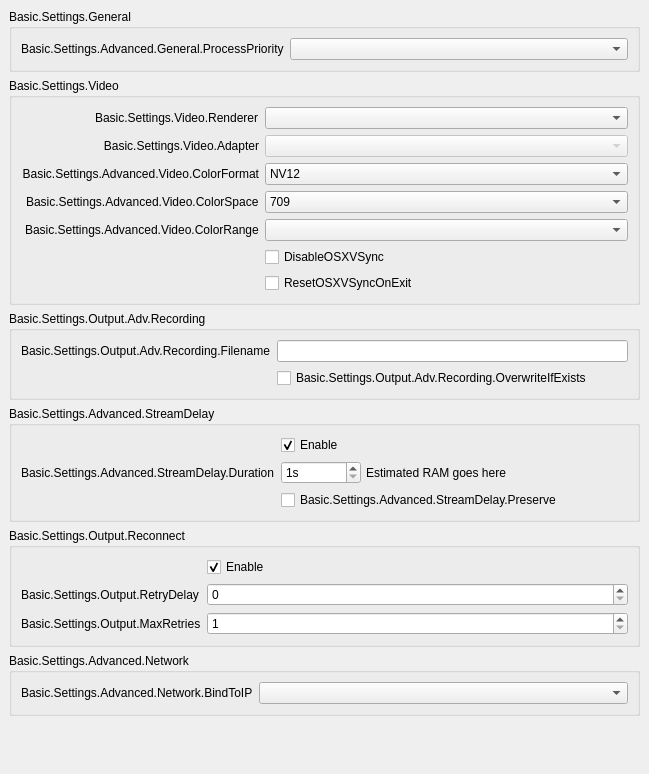
           <widget class="QWidget" name="scrollAreaWidgetContents">
            <property name="geometry">
             <rect>
              <x>0</x>
              <y>0</y>
              <width>649</width>
              <height>671</height>
             </rect>
            </property>
            <layout class="QVBoxLayout" name="verticalLayout_16">
             <property name="leftMargin">
              <number>0</number>
             </property>
             <property name="topMargin">
              <number>0</number>
             </property>
             <property name="rightMargin">
              <number>0</number>
             </property>
             <property name="bottomMargin">
              <number>9</number>
             </property>
             <item alignment="Qt::AlignTop">
              <widget class="QWidget" name="widget_11" native="true">
               <layout class="QVBoxLayout" name="verticalLayout_17">
                <item>
                 <widget class="QGroupBox" name="advancedGeneralGroupBox">
                  <property name="title">
                   <string>Basic.Settings.General</string>
                  </property>
                  <layout class="QFormLayout" name="formLayout_22">
                   <item row="0" column="0">
                    <widget class="QLabel" name="processPriorityLabel">
                     <property name="text">
                      <string>Basic.Settings.Advanced.General.ProcessPriority</string>
                     </property>
                     <property name="buddy">
                      <cstring>processPriority</cstring>
                     </property>
                    </widget>
                   </item>
                   <item row="0" column="1">
                    <widget class="QComboBox" name="processPriority"/>
                   </item>
                  </layout>
                 </widget>
                </item>
                <item>
                 <widget class="QGroupBox" name="advancedVideoContainer">
                  <property name="title">
                   <string>Basic.Settings.Video</string>
                  </property>
                  <layout class="QFormLayout" name="formLayout_14">
                   <property name="fieldGrowthPolicy">
                    <enum>QFormLayout::AllNonFixedFieldsGrow</enum>
                   </property>
                   <property name="labelAlignment">
                    <set>Qt::AlignRight|Qt::AlignTrailing|Qt::AlignVCenter</set>
                   </property>
                   <item row="2" column="0">
                    <widget class="QLabel" name="label_30">
                     <property name="minimumSize">
                      <size>
                       <width>0</width>
                       <height>0</height>
                      </size>
                     </property>
                     <property name="text">
                      <string>Basic.Settings.Advanced.Video.ColorFormat</string>
                     </property>
                     <property name="alignment">
                      <set>Qt::AlignRight|Qt::AlignTrailing|Qt::AlignVCenter</set>
                     </property>
                     <property name="buddy">
                      <cstring>colorFormat</cstring>
                     </property>
                    </widget>
                   </item>
                   <item row="2" column="1">
                    <widget class="QComboBox" name="colorFormat">
                     <item>
                      <property name="text">
                       <string notr="true">NV12</string>
                      </property>
                     </item>
                     <item>
                      <property name="text">
                       <string notr="true">I420</string>
                      </property>
                     </item>
                     <item>
                      <property name="text">
                       <string>I444</string>
                      </property>
                     </item>
                     <item>
                      <property name="text">
                       <string notr="true">RGB</string>
                      </property>
                     </item>
                    </widget>
                   </item>
                   <item row="4" column="0">
                    <widget class="QLabel" name="label_34">
                     <property name="text">
                      <string>Basic.Settings.Advanced.Video.ColorRange</string>
                     </property>
                     <property name="buddy">
                      <cstring>colorRange</cstring>
                     </property>
                    </widget>
                   </item>
                   <item row="4" column="1">
                    <widget class="QComboBox" name="colorRange"/>
                   </item>
                   <item row="3" column="0">
                    <widget class="QLabel" name="label_33">
                     <property name="text">
                      <string>Basic.Settings.Advanced.Video.ColorSpace</string>
                     </property>
                     <property name="buddy">
                      <cstring>colorSpace</cstring>
                     </property>
                    </widget>
                   </item>
                   <item row="3" column="1">
                    <widget class="QComboBox" name="colorSpace">
                     <item>
                      <property name="text">
                       <string notr="true">709</string>
                      </property>
                     </item>
                     <item>
                      <property name="text">
                       <string notr="true">601</string>
                      </property>
                     </item>
                    </widget>
                   </item>
                   <item row="0" column="0">
                    <widget class="QLabel" name="rendererLabel">
                     <property name="text">
                      <string>Basic.Settings.Video.Renderer</string>
                     </property>
                     <property name="buddy">
                      <cstring>renderer</cstring>
                     </property>
                    </widget>
                   </item>
                   <item row="0" column="1">
                    <widget class="QComboBox" name="renderer">
                     <property name="currentText">
                      <string notr="true"/>
                     </property>
                    </widget>
                   </item>
                   <item row="1" column="0">
                    <widget class="QLabel" name="adapterLabel">
                     <property name="text">
                      <string>Basic.Settings.Video.Adapter</string>
                     </property>
                     <property name="alignment">
                      <set>Qt::AlignRight|Qt::AlignTrailing|Qt::AlignVCenter</set>
                     </property>
                     <property name="buddy">
                      <cstring>adapter</cstring>
                     </property>
                    </widget>
                   </item>
                   <item row="1" column="1">
                    <widget class="QComboBox" name="adapter">
                     <property name="enabled">
                      <bool>false</bool>
                     </property>
                     <property name="currentText">
                      <string notr="true"/>
                     </property>
                    </widget>
                   </item>
                   <item row="5" column="1">
                    <widget class="QCheckBox" name="disableOSXVSync">
                     <property name="text">
                      <string>DisableOSXVSync</string>
                     </property>
                    </widget>
                   </item>
                   <item row="6" column="1">
                    <widget class="QCheckBox" name="resetOSXVSync">
                     <property name="text">
                      <string>ResetOSXVSyncOnExit</string>
                     </property>
                    </widget>
                   </item>
                  </layout>
                 </widget>
                </item>
                <item>
                 <widget class="QGroupBox" name="groupBox_6">
                  <property name="title">
                   <string>Basic.Settings.Output.Adv.Recording</string>
                  </property>
                  <layout class="QFormLayout" name="formLayout_17">
                   <item row="0" column="0">
                    <widget class="QLabel" name="label_7">
                     <property name="text">
                      <string>Basic.Settings.Output.Adv.Recording.Filename</string>
                     </property>
                    </widget>
                   </item>
                   <item row="0" column="1">
                    <widget class="QLineEdit" name="filenameFormatting"/>
                   </item>
                   <item row="1" column="1">
                    <widget class="QCheckBox" name="overwriteIfExists">
                     <property name="text">
                      <string>Basic.Settings.Output.Adv.Recording.OverwriteIfExists</string>
                     </property>
                    </widget>
                   </item>
                  </layout>
                 </widget>
                </item>
                <item>
                 <widget class="QGroupBox" name="groupBox_5">
                  <property name="title">
                   <string>Basic.Settings.Advanced.StreamDelay</string>
                  </property>
                  <layout class="QFormLayout" name="formLayout_18">
                   <item row="0" column="1">
                    <widget class="QCheckBox" name="streamDelayEnable">
                     <property name="text">
                      <string>Enable</string>
                     </property>
                     <property name="checked">
                      <bool>true</bool>
                     </property>
                    </widget>
                   </item>
                   <item row="1" column="0">
                    <widget class="QLabel" name="label_56">
                     <property name="text">
                      <string>Basic.Settings.Advanced.StreamDelay.Duration</string>
                     </property>
                     <property name="buddy">
                      <cstring>streamDelaySec</cstring>
                     </property>
                    </widget>
                   </item>
                   <item row="1" column="1">
                    <widget class="QWidget" name="widget_12" native="true">
                     <property name="enabled">
                      <bool>true</bool>
                     </property>
                     <layout class="QHBoxLayout" name="horizontalLayout_13">
                      <property name="spacing">
                       <number>5</number>
                      </property>
                      <property name="leftMargin">
                       <number>0</number>
                      </property>
                      <property name="topMargin">
                       <number>0</number>
                      </property>
                      <property name="rightMargin">
                       <number>0</number>
                      </property>
                      <property name="bottomMargin">
                       <number>0</number>
                      </property>
                      <item>
                       <widget class="QSpinBox" name="streamDelaySec">
                        <property name="enabled">
                         <bool>true</bool>
                        </property>
                        <property name="sizePolicy">
                         <sizepolicy hsizetype="Maximum" vsizetype="Fixed">
                          <horstretch>0</horstretch>
                          <verstretch>0</verstretch>
                         </sizepolicy>
                        </property>
                        <property name="minimumSize">
                         <size>
                          <width>80</width>
                          <height>0</height>
                         </size>
                        </property>
                        <property name="suffix">
                         <string notr="true">s</string>
                        </property>
                        <property name="minimum">
                         <number>1</number>
                        </property>
                        <property name="maximum">
                         <number>1800</number>
                        </property>
                       </widget>
                      </item>
                      <item>
                       <widget class="QLabel" name="streamDelayInfo">
                        <property name="text">
                         <string notr="true">Estimated RAM goes here</string>
                        </property>
                       </widget>
                      </item>
                     </layout>
                    </widget>
                   </item>
                   <item row="2" column="1">
                    <widget class="QCheckBox" name="streamDelayPreserve">
                     <property name="text">
                      <string>Basic.Settings.Advanced.StreamDelay.Preserve</string>
                     </property>
                    </widget>
                   </item>
                  </layout>
                 </widget>
                </item>
                <item>
                 <widget class="QGroupBox" name="groupBox_7">
                  <property name="title">
                   <string>Basic.Settings.Output.Reconnect</string>
                  </property>
                  <layout class="QFormLayout" name="formLayout_19">
                   <property name="fieldGrowthPolicy">
                    <enum>QFormLayout::AllNonFixedFieldsGrow</enum>
                   </property>
                   <item row="1" column="0">
                    <widget class="QLabel" name="label_17">
                     <property name="text">
                      <string>Basic.Settings.Output.RetryDelay</string>
                     </property>
                     <property name="buddy">
                      <cstring>reconnectRetryDelay</cstring>
                     </property>
                    </widget>
                   </item>
                   <item row="0" column="1">
                    <widget class="QCheckBox" name="reconnectEnable">
                     <property name="text">
                      <string>Enable</string>
                     </property>
                     <property name="checked">
                      <bool>true</bool>
                     </property>
                    </widget>
                   </item>
                   <item row="1" column="1">
                    <widget class="QSpinBox" name="reconnectRetryDelay">
                     <property name="maximum">
                      <number>30</number>
                     </property>
                    </widget>
                   </item>
                   <item row="2" column="0">
                    <widget class="QLabel" name="label_22">
                     <property name="text">
                      <string>Basic.Settings.Output.MaxRetries</string>
                     </property>
                     <property name="buddy">
                      <cstring>reconnectMaxRetries</cstring>
                     </property>
                    </widget>
                   </item>
                   <item row="2" column="1">
                    <widget class="QSpinBox" name="reconnectMaxRetries">
                     <property name="minimum">
                      <number>1</number>
                     </property>
                     <property name="maximum">
                      <number>10000</number>
                     </property>
                    </widget>
                   </item>
                  </layout>
                 </widget>
                </item>
                <item>
                 <widget class="QGroupBox" name="groupBox_11">
                  <property name="title">
                   <string>Basic.Settings.Advanced.Network</string>
                  </property>
                  <layout class="QFormLayout" name="formLayout_23">
                   <property name="fieldGrowthPolicy">
                    <enum>QFormLayout::AllNonFixedFieldsGrow</enum>
                   </property>
                   <item row="0" column="1">
                    <widget class="QComboBox" name="bindToIP"/>
                   </item>
                   <item row="0" column="0">
                    <widget class="QLabel" name="label_27">
                     <property name="text">
                      <string>Basic.Settings.Advanced.Network.BindToIP</string>
                     </property>
                    </widget>
                   </item>
                  </layout>
                 </widget>
                </item>
                <item>
                 <widget class="QLabel" name="advancedMsg">
                  <property name="styleSheet">
                   <string notr="true">color: rgb(255, 0, 4);</string>
                  </property>
                  <property name="text">
                   <string notr="true"/>
                  </property>
                  <property name="wordWrap">
                   <bool>true</bool>
                  </property>
                 </widget>
                </item>
                <item>
                 <widget class="QLabel" name="advancedMsg2">
                  <property name="styleSheet">
                   <string notr="true">color: rgb(255, 0, 4);</string>
                  </property>
                  <property name="text">
                   <string notr="true"/>
                  </property>
                  <property name="wordWrap">
                   <bool>true</bool>
                  </property>
                 </widget>
                </item>
               </layout>
              </widget>
             </item>
            </layout>
           </widget>
